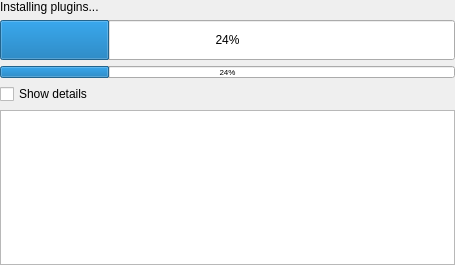
<?xml version="1.0" encoding="UTF-8"?>
<ui version="4.0">
 <class>XProgressFeedbackWidget</class>
 <widget class="QWidget" name="XProgressFeedbackWidget">
  <property name="geometry">
   <rect>
    <x>0</x>
    <y>0</y>
    <width>455</width>
    <height>265</height>
   </rect>
  </property>
  <property name="windowTitle">
   <string>Progress</string>
  </property>
  <layout class="QGridLayout" name="gridLayout">
   <property name="margin">
    <number>0</number>
   </property>
   <item row="0" column="0">
    <widget class="QLabel" name="uiFeedbackLBL">
     <property name="text">
      <string>Installing plugins...</string>
     </property>
    </widget>
   </item>
   <item row="1" column="0">
    <widget class="QProgressBar" name="uiProgressBAR">
     <property name="minimumSize">
      <size>
       <width>0</width>
       <height>40</height>
      </size>
     </property>
     <property name="value">
      <number>24</number>
     </property>
    </widget>
   </item>
   <item row="3" column="0">
    <widget class="QCheckBox" name="uiShowDetailsCHK">
     <property name="text">
      <string>Show details</string>
     </property>
    </widget>
   </item>
   <item row="4" column="0">
    <widget class="XLoggerWidget" name="uiLoggerEDIT">
     <property name="sizePolicy">
      <sizepolicy hsizetype="Expanding" vsizetype="Expanding">
       <horstretch>0</horstretch>
       <verstretch>1</verstretch>
      </sizepolicy>
     </property>
     <property name="x_configurable" stdset="0">
      <bool>false</bool>
     </property>
    </widget>
   </item>
   <item row="5" column="0">
    <spacer name="verticalSpacer">
     <property name="orientation">
      <enum>Qt::Vertical</enum>
     </property>
     <property name="sizeHint" stdset="0">
      <size>
       <width>20</width>
       <height>0</height>
      </size>
     </property>
    </spacer>
   </item>
   <item row="2" column="0">
    <widget class="QProgressBar" name="uiSecondaryProgressBAR">
     <property name="minimumSize">
      <size>
       <width>0</width>
       <height>12</height>
      </size>
     </property>
     <property name="maximumSize">
      <size>
       <width>16777215</width>
       <height>12</height>
      </size>
     </property>
     <property name="font">
      <font>
       <pointsize>6</pointsize>
      </font>
     </property>
     <property name="value">
      <number>24</number>
     </property>
    </widget>
   </item>
  </layout>
 </widget>
 <customwidgets>
  <customwidget>
   <class>XLoggerWidget</class>
   <extends>QTextEdit</extends>
   <header>projexui.widgets.xloggerwidget</header>
  </customwidget>
 </customwidgets>
 <resources/>
 <connections>
  <connection>
   <sender>uiShowDetailsCHK</sender>
   <signal>toggled(bool)</signal>
   <receiver>uiLoggerEDIT</receiver>
   <slot>setVisible(bool)</slot>
   <hints>
    <hint type="sourcelabel">
     <x>20</x>
     <y>90</y>
    </hint>
    <hint type="destinationlabel">
     <x>33</x>
     <y>122</y>
    </hint>
   </hints>
  </connection>
 </connections>
</ui>
